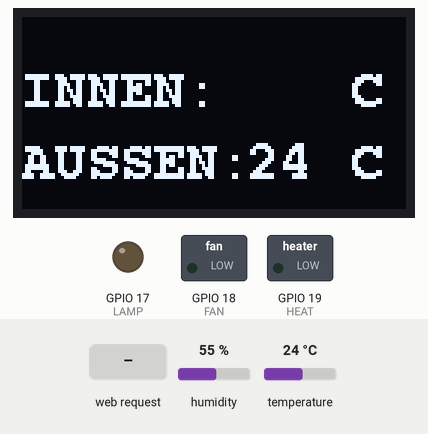
Bench run of a program on a simulated ESP32. On the bench: 128×64 one-colour display, switched loads named in the program (green lamp = pin HIGH), output pins drawn as LEDs (lit = HIGH). The test bench sets the inputs (shaded band); at power-on: temperature 24 °C, humidity 55 %. The local clock reads 2024-03-15 10:24:30 at power-on unless the program sets it; what the program prints to the serial monitor is not drawn.

Above: at 3.0 s.
3.1 s: HTTP request GET /standby received
At 5.0 s:
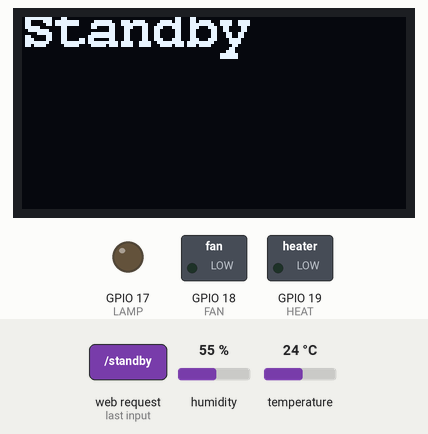
5.9 s: HTTP request GET /an received
At 7.8 s:
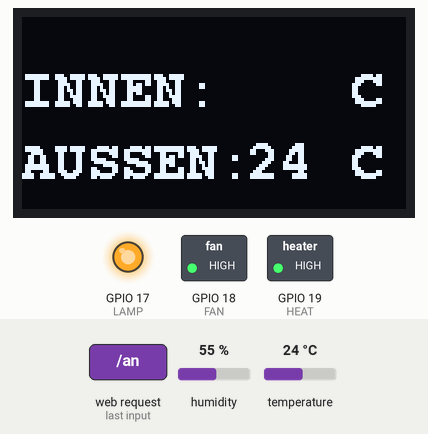
8.5 s: HTTP request GET /lampe/aus received
At 10.2 s:
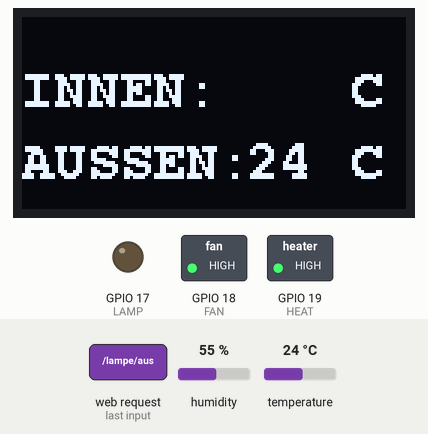
10.5 s: HTTP request GET /luefter/aus received
At 11.6 s:
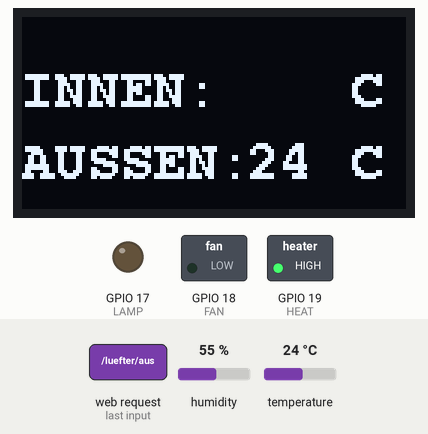
12.6 s: temperature set to 12 °C
At 13.6 s:
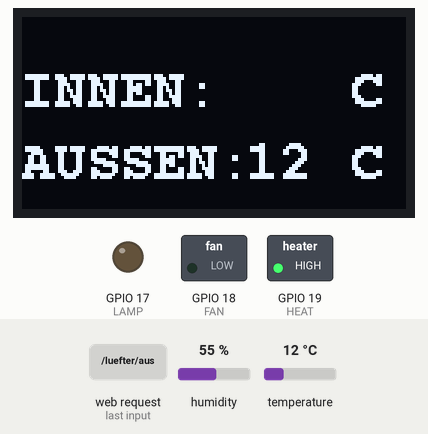
14.2 s: HTTP request GET /lampe/an received
At 16.5 s:
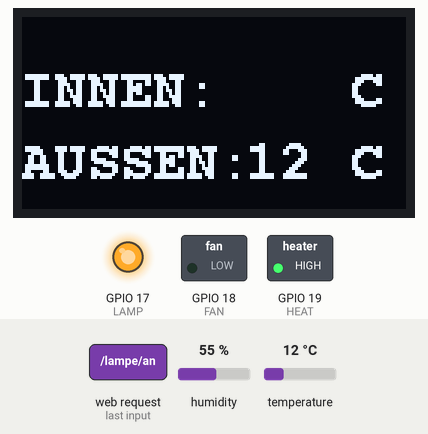
Timing chart, 0 to 17.7 s (numbered marks = the images above; inputs shaded):
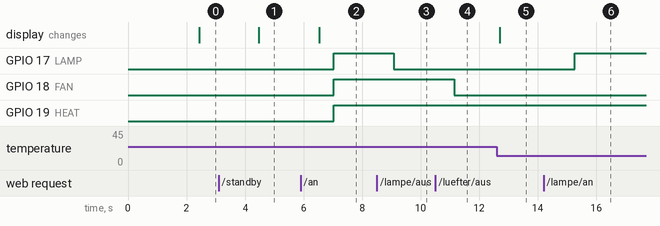

Measured:
- after the input at 3.1 s, the display: changes after 1.4 s (image 1)
- after the input at 5.9 s, GPIO 17 (LAMP), GPIO 18 (FAN), GPIO 19 (HEAT): LOW → HIGH after 1.1 s; the display: changes after 0.63 s (image 2)
- after the input at 8.5 s, GPIO 17 (LAMP): HIGH → LOW after 0.58 s
- after the input at 10.5 s, GPIO 18 (FAN): HIGH → LOW after 0.64 s
- after the input at 12.6 s, the display: changes after 0.10 s (image 5)
- after the input at 14.2 s, GPIO 17 (LAMP): LOW → HIGH after 1.1 s

The program:

main.cpp
```cpp
#include <U8g2lib.h>
#include <Wire.h>
#include <DHT.h>
#include "pins.h"
#include "server.h"

U8G2_SH1106_128X64_NONAME_F_HW_I2C display(U8G2_R0, /* reset=*/ U8X8_PIN_NONE);

DHT tempSensor(TEMPERATURE, DHT11);

unsigned long lastUpdate;
unsigned long currentTime;

void setup()
{
  display.setBusClock(10000);
  display.begin();
  display.setFont(u8g2_font_courB14_tf);

  display.clearBuffer();
  display.drawStr(0,10, "Hochfahren...");
  display.sendBuffer();
  delay(500);

  Serial.begin(9600);

  rtcSetup();

  tempSensor.begin();
  delay(200);

  pinMode(LAMP, OUTPUT);
  pinMode(FAN, OUTPUT);
  pinMode(HEAT, OUTPUT);

  serverSetup();

  mode = 2; // Standardmäßig Zeitgeschaltet

  Serial.println("Setup finished at: ");
  printTime();
  delay(100);
}

void loop()
{
  rtcLoop();
  // server handling
  serverLoop();

  currentTime = millis();

  // Optimisierung(?), update nur alle 2000 ms
  if (currentTime > lastUpdate + 2000)
  {
    lastUpdate = currentTime;

    // temp display
    if (mode != 0)
    {
      char temp[5];
      dtostrf(tempSensor.readTemperature(), 5, 2, temp);
      display.clearBuffer();
      display.drawStr(0, 30, "INNEN:");
      display.drawStr(75, 30, tempIn.c_str());
      display.drawStr(110, 30, "C");

      display.drawStr(0, 54, "AUSSEN:");
      display.drawStr(75, 54, String((int)tempSensor.readTemperature()).c_str());
      display.drawStr(110, 54, "C");

      display.sendBuffer();
      delay(500);
    }
    else
    {
      display.clearBuffer();
      display.drawStr(0,10,"Standby");
      display.sendBuffer();
      delay(500);
    }

    statusControl();
    digitalWrite(LAMP, lamp ? HIGH : LOW);
    digitalWrite(FAN, fan ? HIGH : LOW);
    digitalWrite(HEAT, heat ? HIGH : LOW);
  }
}
```

clock.h
```cpp
#ifndef RTC_H
#define RTC_H

#include <RTClib.h>

RTC_DS3231 rtc;

int weekday;
int day;
int month;
int year;
int hour;
int minute;
int second;

void rtcSetup()
{
  if (!rtc.begin())
  {
    Serial.println("Couldn't find RTC");
    while (1)
      delay(10);
  }
}

void rtcLoop()
{
  DateTime now = rtc.now();
  if (now.isValid())
  {
    weekday = now.dayOfTheWeek();
    day = now.day();
    month = now.month();
    year = now.year();
    hour = now.hour();
    if ((month <= 9 && month >= 4 ) || (month == 10 && day <= 26) || (month == 3 && day >=29)) //sommerzeit, richtig bis märz 2027 lololol
    {
      hour++;
      if (hour == 24)
      {
        hour = 0;
      }
    }
    minute = now.minute();
    second = now.second();
    delay(500);
  }
}

void printTime()
{
  rtcLoop();
  Serial.print("Current Time:");
  Serial.print(hour < 10 ? "0" : "");
  Serial.print(hour);
  Serial.print(minute < 10 ? ":0" : ":");
  Serial.print(minute);
  Serial.print(second < 10 ? ":0" : ":");
  Serial.println(second);

  Serial.print("Current Date:");
  Serial.print(day);
  Serial.print(".");
  Serial.print(month);
  Serial.print(".");
  Serial.println(year);
}
#endif
```

credentials.h
```cpp
#ifndef CREDENTIALS_H
#define CREDENTIALS_H

// Beispiele für Zugangsdaten
#define SSID "ESP32AP"
#define AP_PASSWORD "12344321"
#endif
```

server.h
```cpp
#ifndef SERVER_H
#define SERVER_H

#include <WiFi.h>
#include <WebServer.h>
#include <ESPmDNS.h>
// secret values for SSID/Password
#include "credentials.h"
#include "status.h"

WebServer server(80);

void mainPage()
{
    // server.send(200, "text/plain", "Hello from ESP32!");
    char temp[2900];
    snprintf(temp, 2900,
        "<!DOCTYPE html>\
<head>\
    <title>Dashboard</title>\
    <style>\
        body {\
            background-color: lightgray;\
            font-family: sans-serif;\
            text-align: center;\
        }\
        div {\
            font-size: 160%;\
            background-color: white;\
            margin-top: 15px;\
            margin-left: 5%;\
            margin-right: 5%;\
        }\
        button {\
            background-color:white;\
            font-size: 160%;\
            border: 0px;\
            border-radius: 7px;\
            padding: 20px;\
            margin: 5px;\
            box-shadow: 5px 5px 0px 0px rgb(0, 0, 0, 0.1);\
        } button:hover {\
            box-shadow: 5px 5px 0px 0px rgb(0, 0, 0, 0.5);\
        }\
        button:active {\
            background-color: rgb(159, 159, 159);\
        }\
        table {\
            font-size: 160%;\
            background-color: rgb(235, 235, 235);\
            margin-top: 15px;\
            margin-left: auto;\
            margin-right: auto;\
            padding: 20px;\
            \
            border-spacing: 30px 0px;\
        }\
        on {\
            font-weight: bold;\
            color:green;\
        }\
        off {\
            font-weight: bold;\
            color:red;\
        }\
    </style>\
</head>\
<html>\
    <h1>Physikausstellung<br><b>Dashboard</b></h1>\
    <a href=\"/zeit\"><button>%s</button></a>\
    <a href=\"/an\"><button>%s</button></a>\
    <a href=\"/standby\"><button>%s</button></a>\
    <a href=\"/temperatur\"><button>%s</button></a>\
    <div>%02d:%02d:%02d<br>%02d.%02d.%04d\
    <br>Heute: <b>%s</b></div>\
    <div>Modus: <b>%s</b></div>\
    <div>Innentemperatur: %s °C (Ziel Modus 4: %.0f°C ±%.0f, Mo-Fr 8-15 Uhr)</div>\
    <div>Lampe: <on>%s</on><br>\
    Ventilator: <off>%s</off></br>\
    Wärmepumpe: <on>%s<on></div>\
    <div>\
        Einzelsteuerung (schaltet automatisch auf Manuell):<br>\
        Lampe: <a href=\"/lampe/an\"><button>An</button></a><a href=\"/lampe/aus\"><button>Aus</button></a><br>\
        Lüfter: <a href=\"/luefter/an\"><button>An</button></a><a href=\"/luefter/aus\"><button>Aus</button></a><br>\
        Wärmepumpe: <a href=\"/waermepumpe/an\"><button>An</button></a><a href=\"/waermepumpe/aus\"><button>Aus</button></a>\
    </div>\
    <table>\
        <tr>\
            <th>Ventilator/Lampe</th>\
            <th>Wärmepumpe</th>\
        </tr>\
        <tr>\
            <th>09:20 - 09:25<br>11:05 - 11:35</th>\
            <th>08:55 - 09:26<br>10:40 - 11:31</th>\
        </tr>\
    </table>\
</html>",
    mode == 2 ? "<b>Zeitgeschaltet</b>" : "Zeitgeschaltet",
    mode == 1 ? "<b>An</b>" : "An",
    mode == 0 ? "<b>Standby</b>" : "Standby",
    mode == 4 ? "<b>Temp. 30°C</b>" : "Temp. 30°C",
    hour, minute, second,
    day, month, year,
    fanToday ? "Ventilator" : "Lampe",
    mode == 0 ? "Standby" : mode == 1 ? "An" : mode == 2 ? "Zeitgeschaltet" : mode == 3 ? "Manuell" : "Temperaturhaltung",
    tempIn.length() ? tempIn.c_str() : "?",
    ZIEL_TEMP, HYSTERESE,
    lamp ? "<on>An</b></on>" : "<off>Aus</off>",
    fan ? "<on>An</on>" : "<off>Aus</off>",
    heat ? "<on>An</on>" : "<off>Aus</off>");
    //support utf -8
    server.sendHeader("Content-Type", "text/html; charset=utf-8");
    server.send(200, "text/html", temp);
}

void serverSetup()
{
    Serial.println("Setting up AP...");
    WiFi.mode(WIFI_AP);
    WiFi.softAP(SSID, AP_PASSWORD);
    delay(500);
    Serial.print("SSID: ");
    Serial.println(SSID);
    Serial.print("IP: ");
    Serial.println(WiFi.softAPIP());
    server.begin(80);
    server.on("/", []() {
        mainPage();
    });
    server.on("/zeit", []() {
        mode = 2;
        statusControl();
        mainPage();
    });
    server.on("/an", []() {
        mode = 1;
        statusControl();
        mainPage();
    });
    server.on("/standby", []() {
        mode = 0;
        statusControl();
        mainPage();
    });
    server.on("/temperatur", []() {
        mode = 4;
        statusControl();
        mainPage();
    });
    // Einzelsteuerung: schaltet automatisch in den manuellen Modus (3),
    // damit statusControl() die Handschaltung nicht überschreibt.
    server.on("/lampe/an", []() {
        mode = 3;
        lamp = true;
        mainPage();
    });
    server.on("/lampe/aus", []() {
        mode = 3;
        lamp = false;
        mainPage();
    });
    server.on("/luefter/an", []() {
        mode = 3;
        fan = true;
        mainPage();
    });
    server.on("/luefter/aus", []() {
        mode = 3;
        fan = false;
        mainPage();
    });
    server.on("/waermepumpe/an", []() {
        mode = 3;
        heat = true;
        mainPage();
    });
    server.on("/waermepumpe/aus", []() {
        mode = 3;
        heat = false;
        mainPage();
    });
    // handle post requests from sensor esp
    server.on("/temp", HTTP_POST, []() {
        if (server.hasArg("plain") == false) {
            // No body found
            Serial.println("No body received");
            server.send(400, "text/plain", "Body not found");
            return;
        }
        tempIn = server.arg("plain");
        // Remove possible trailing newline characters
        tempIn.trim();
        //keep only first two characters
        tempIn = tempIn.substring(0, 2);
        Serial.print("Received temperature: ");
        Serial.println(tempIn);
        server.send(200, "text/plain", "Temperature received");
    });
    server.onNotFound([]() {
        mainPage();
    });
    if (MDNS.begin("admin")) {
        Serial.println("MDNS responder started as 'admin'");
    }
}


void serverLoop()
{
    server.handleClient();
    delay(2);
}

// void serverLoop()
// {
//     WiFiClient client = server.available();
//     if (client)
//     {
//         Serial.println("new client:");
//         Serial.println(client.remoteIP());

//         bool currentLineBlank = true;
//         String currentLine = "";

//         while (client.connected())
//         {
//             if (client.available())
//             {
//                 char c = client.read();
//                 currentLine += c;
//                 Serial.write(c);

//                 if (currentLine.endsWith("GET /zeit"))
//                 {
//                     mode = "Zeitgeschaltet";
//                 }
//                 else if (currentLine.endsWith("GET /an"))
//                 {
//                     mode = "An";
//                 }
//                 else if (currentLine.endsWith("GET /standby"))
//                 {
//                     mode = "Standby";
//                 }
//                 else if (currentLine.endsWith("$POST"))
//                 {
//                     tempIn = currentLine.substring(0, currentLine.length() - 5); // cropping für die Daten vom Sensor-ESP: z.b. "27.5$POST" -> "27.5"
//                     break;
//                 }

//                 statusControl();

//                 if (c == '\n' && currentLineBlank)
//                 {
//                     Serial.println("Sending answer!");

//                     client.println("HTTP/1.1 200 OK");
//                     client.println("Content-Type:text/html");
//                     client.println("Connection: close");
//                     client.println();

//                     client.println("<!DOCTYPE HTML>");
//                     client.println("<html lang=\"de\">");
//                     client.println("<head>");
//                     client.println("<meta charset=\"UTF-8\">");
//                     client.println("<title>Austellung</title>");
//                     client.println("<style>");
//                     client.println("body {background-color: lightgray;font-family: sans-serif;text-align: center;}");
//                     client.println("div {font-size: 160%;background-color: white;margin-top: 15px;margin-left: 5%;margin-right: 5%;}");
//                     client.println("button {background-color:white;font-size: 160%;border: 0px;border-radius: 7px;padding: 20px;margin: 5px;box-shadow: 5px 5px 0px 0px rgb(0, 0, 0, 0.1);}");
//                     client.println("button:hover {box-shadow: 5px 5px 0px 0px rgb(0, 0, 0, 0.5);}");
//                     client.println("button:active { background-color: rgb(159, 159, 159); }");
//                     client.println("table { font-size: 160%; background-color: rgb(235, 235, 235); margin-top: 15px; margin-left: auto; margin-right: auto; padding: 20px; border-spacing: 30px 0px; }");
//                     client.println("on { font-weight: bold; color:green; }");
//                     client.println("off { font-weight: bold; color:red; }");
//                     client.println("</style>");
//                     client.println("</head>");

//                     client.print("<html>");
//                     client.print("<h1>Physikausstellung<br><b>Dashboard</b></h1>");

//                     client.print(mode == "Zeitgeschaltet" ? "<button><b>Zeitgeschaltet</b></button>" : "<a href=\"/zeit\"><button>Zeitgeschaltet</button></a>");
//                     client.print(mode == "An" ? "<button><b>An</b></button>" : "<a href=\"/an\"><button>An</button></a>");
//                     client.print(mode == "Standby" ? "<button><b>Standby</b></button>" : "<a href=\"/standby\"><button>Standby</button></a>");

//                     client.print("<div>");
//                     client.print(hour < 10 ? "0" : "");
//                     client.print(hour);
//                     client.print(":");
//                     client.print(minute < 10 ? "0" : "");
//                     client.print(minute);
//                     client.print(":");
//                     client.print(second < 10 ? "0" : "");
//                     client.print(second);
//                     client.print("<br>");
//                     client.print(day);
//                     client.print(".");
//                     client.print(month);
//                     client.print(".");
//                     client.print(year);
//                     client.print("<br> Heute: <b>");
//                     client.print(fanToday ? "Ventilator" : "Lampe");
//                     client.println("</b></div>");

//                     client.print("<div>Lampe: ");
//                     client.print(lamp ? "<on>An</b></on>" : "<off>Aus</off>");
//                     client.print("<br>Ventilator: ");
//                     client.print(fan ? "<on>An</on>" : "<off>Aus</off>");
//                     client.print("<br>Wärmepumpe: ");
//                     client.print(heat ? "<on>An</on>" : "<off>Aus</off>");
//                     client.println("</div>");

//                     client.print("<table> <tr> <th>Ventilator/Lampe</th> <th>Wärmepumpe</th> </tr> <tr> <th>09:20 - 09:25<br>11:05 - 11:35</th> <th>08:55 - 09:26<br>10:40 - 11:31</th> </tr> </table>");
//                     client.print("</html>");
//                     client.println();

//                     Serial.println("Answer sent!");

//                     break;
//                 }

//                 if (c == '\n')
//                 {
//                     currentLineBlank = true;
//                 }
//                 else if (c != '\r')
//                 {
//                     currentLineBlank = false;
//                 }
//             }
//         }

//         delay(1);
//         client.stop();
//         Serial.println("client disconnected");
//         printTime();
//     }
// }
#endif
```

status.h
```cpp
#include "clock.h"
//refactor, so that mode is an int for the three possible values (off, on, timer)
int mode = 0; // 0 = Aus, 1 = An, 2 = Zeitgeschaltet, 3 = Manuell (Einzelsteuerung), 4 = Temperaturhaltung

// Zielwerte für die Temperaturhaltung (Modus 4)
#define ZIEL_TEMP 30.0
#define HYSTERESE 1.0

bool fanToday, lamp, fan, heat, timer; // alle bools die sonstwo gebraucht werden
String tempIn;

void statusControl()
{
    // Im manuellen Modus werden lamp/fan/heat direkt über die Einzel-Buttons
    // gesetzt (server.h) und hier nicht überschrieben.
    if (mode == 3)
    {
        return;
    }

    // alle zwei Tage Windkraft, ansonsten Solar
    fanToday = weekday % 2 == 0;
    bool dayCorrect = weekday != 7 && weekday != 1; // nur Montag-Freitag

    // Timetable Check für Lampe/Lüfter, ziemlich hässlich
    // gilt sowohl im normalen Zeitgeschaltet-Modus als auch in der Temperaturhaltung
    bool timetable = ((hour == 9 && minute > 20 && minute < 45) || // nur zu den Pausen
                      (hour == 11 && minute > 5 && minute < 35)) &&
                     dayCorrect &&
                     (mode == 2 || mode == 4);

    fan = (fanToday && timetable) || mode == 1;
    lamp = (!fanToday && timetable) || mode == 1;

    if (mode == 4)
    {
        // Temperaturhaltung: Wärmepumpe hält die Innentemperatur (vom Sensor-ESP32)
        // während der Schulzeit (Mo-Fr 8-15 Uhr) bei ZIEL_TEMP, mit Hysterese
        // gegen ständiges Ein/Aus-Klackern. Lampe/Lüfter laufen dabei ganz normal
        // nach dem üblichen Zeitplan (s.o.) weiter.
        bool schulzeit = dayCorrect && hour >= 8 && hour < 15;
        if (!schulzeit || tempIn.length() == 0)
        {
            // außerhalb der Schulzeit, oder noch keine Temperatur vom Sensor
            // empfangen: sicherheitshalber aus
            heat = false;
        }
        else
        {
            float innenTemp = tempIn.toFloat();
            if (innenTemp <= ZIEL_TEMP - HYSTERESE)
            {
                heat = true;
            }
            else if (innenTemp >= ZIEL_TEMP + HYSTERESE)
            {
                heat = false;
            }
            // sonst: innerhalb des Toleranzbands, Zustand beibehalten
        }
        return;
    }

    bool timetableHeat = ((hour == 8 && minute > 55) || // mehr Vorlauf für die Wärmepumpe
                          (hour == 9 && minute < 26) ||
                          (hour == 10 && minute > 40) ||
                          (hour == 11 && minute < 31)) &&
                         dayCorrect &&
                         mode == 2;

    heat = timetableHeat || mode == 1;
}
```

pins.h
```cpp
#ifndef PINS_H
#define PINS_H

#define TEMPERATURE 4
#define LAMP 17
#define FAN 18
#define HEAT 19

#endif
```
